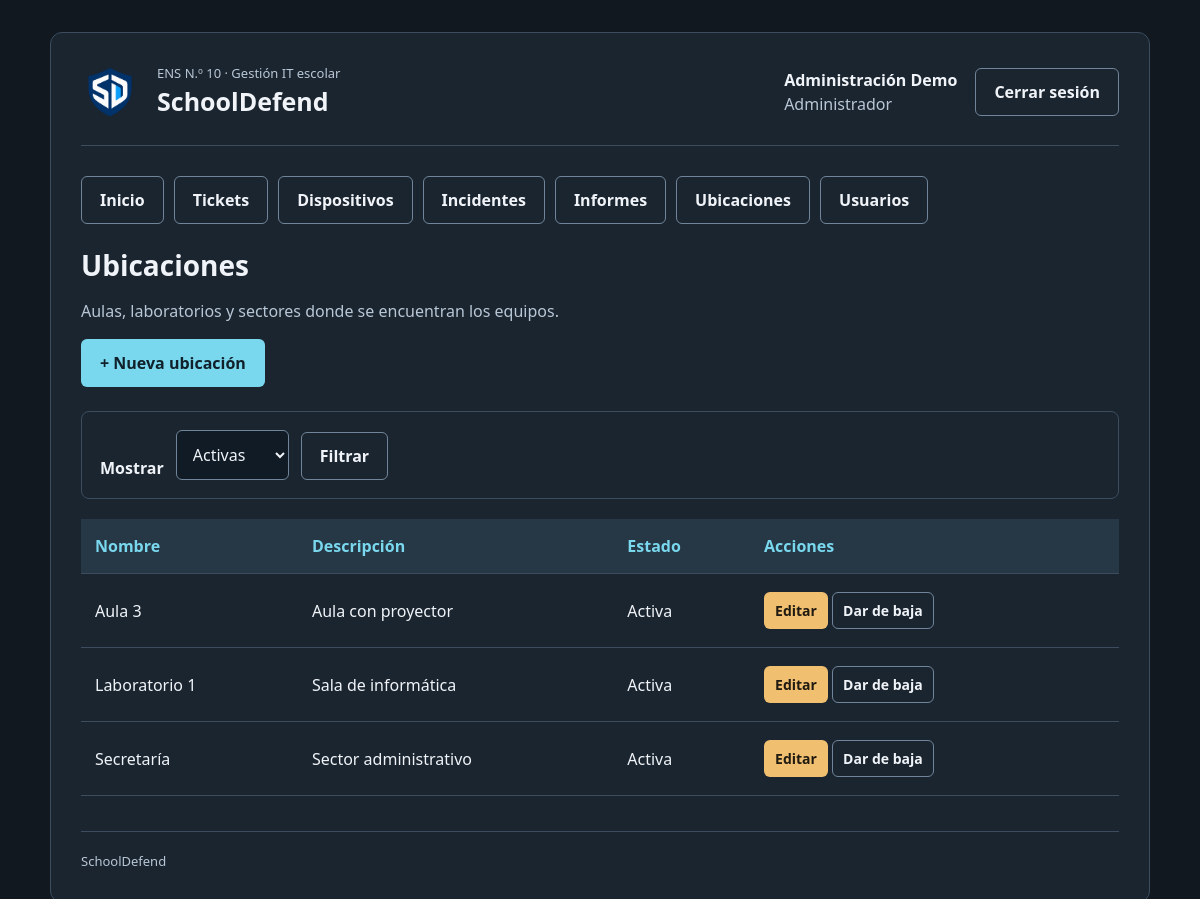
/ubicaciones/index.php (signed in), run on the app's committed database.
### tables this page shows
CREATE TABLE usuarios (
    id_usuario INT UNSIGNED AUTO_INCREMENT PRIMARY KEY,
    nombre VARCHAR(100) NOT NULL,
    nombre_usuario VARCHAR(50) NOT NULL UNIQUE,
    password_hash VARCHAR(255) NOT NULL,
    rol ENUM('administrador','tecnico','profesor') NOT NULL,
    fecha_creacion DATETIME NOT NULL DEFAULT CURRENT_TIMESTAMP,
    activo TINYINT NOT NULL DEFAULT 1,
    fecha_baja DATETIME NULL,
    id_usuario_baja INT UNSIGNED NULL,
    motivo_baja VARCHAR(255) NULL,
    FOREIGN KEY (id_usuario_baja) REFERENCES usuarios(id_usuario) ON DELETE RESTRICT
);

CREATE TABLE ubicaciones (
    id_ubicacion INT UNSIGNED AUTO_INCREMENT PRIMARY KEY,
    nombre VARCHAR(100) NOT NULL UNIQUE,
    descripcion VARCHAR(255) NULL,
    activo TINYINT NOT NULL DEFAULT 1,
    fecha_baja DATETIME NULL,
    id_usuario_baja INT UNSIGNED NULL,
    motivo_baja VARCHAR(255) NULL,
    FOREIGN KEY (id_usuario_baja) REFERENCES usuarios(id_usuario) ON DELETE RESTRICT
);

### includes/funciones.php (called while the page is built, shortened)
<?php
function escapar($texto)
{
    return htmlspecialchars((string) $texto, ENT_QUOTES, 'UTF-8');
}
function nombreRol($rol)
{
    $nombresRoles = [
        'administrador' => 'Administrador',
        'tecnico' => 'Técnico',
        'profesor' => 'Profesor'
    ];
    return $nombresRoles[$rol] ?? 'Sin rol';
}
function textoEntrada($datos, $campo, $valorInicial = '')
{
    if (!isset($datos[$campo]) || !is_string($datos[$campo])) {
        return $valorInicial;
    }
    return trim($datos[$campo]);
}

### includes/sesion.php (called while the page is built, shortened)
<?php
require_once __DIR__ . '/funciones.php';
function usuarioActual()
{
    $pdo = getConexion();
    $sqlUsuario = "
        SELECT id_usuario, nombre, nombre_usuario, rol
        FROM usuarios
        WHERE id_usuario = ?
          AND activo = 1";
    $consultaUsuario = $pdo->prepare($sqlUsuario);
    $consultaUsuario->execute([$_SESSION['id_usuario']]);
    $usuario = $consultaUsuario->fetch();
    return $usuario;
}
function exigirSesion($rutaLogin = 'login.php')
{
    $usuario = usuarioActual();
    return $usuario;
}

### ubicaciones/index.php (the view, shortened to what this page needs)
<?php
require_once __DIR__ . '/../includes/sesion.php';
$usuario = exigirSesion('../login.php');
$pdo = getConexion();
$rutaBase = '../';
$filtroActivo = textoEntrada($_GET, 'activo', '1');
$sqlUbicaciones = 'SELECT id_ubicacion, nombre, descripcion, activo FROM ubicaciones';
$parametros = [];
if ($filtroActivo !== 'todos') {
    $sqlUbicaciones .= ' WHERE activo = ?';
    $parametros[] = $filtroActivo;
}
$sqlUbicaciones .= ' ORDER BY nombre';
$consultaUbicaciones = $pdo->prepare($sqlUbicaciones);
$consultaUbicaciones->execute($parametros);
$ubicaciones = $consultaUbicaciones->fetchAll();
require_once __DIR__ . '/../includes/encabezado.php';
?>
<h1>Ubicaciones</h1>
<p class="texto-secundario">Aulas, laboratorios y sectores donde se encuentran los equipos.</p>
<div class="acciones">
    <a class="boton" href="formulario.php">+ Nueva ubicación</a>
</div>
<form method="get" class="filtros">
    <label for="activo">Mostrar</label>
    <select id="activo" name="activo">
        <option value="1" <?= $filtroActivo === '1' ? 'selected' : '' ?>>Activas</option>
    </select>
    <button class="boton boton-secundario" type="submit">Filtrar</button>
</form>
<?php if (!$ubicaciones): ?>
    <p>No hay ubicaciones para este filtro.</p>
<?php else: ?>
    <div class="tabla-contenedor">
        <table>
            <thead>
                <tr>
                    <th>Nombre</th>
                    <th>Descripción</th>
                    <th>Estado</th>
                    <th>Acciones</th>
                </tr>
            </thead>
            <tbody>
                <?php foreach ($ubicaciones as $ubicacion): ?>
                    <tr>
                        <td><?= escapar($ubicacion['nombre']) ?></td>
                        <td><?= escapar($ubicacion['descripcion']) ?></td>
                        <td><?= $ubicacion['activo'] ? 'Activa' : 'Inactiva' ?></td>
                        <td class="acciones-tabla">
                            <a class="boton boton-editar" href="formulario.php?id=<?= (int) $ubicacion['id_ubicacion'] ?>">Editar</a>
                            <a class="boton boton-secundario" href="baja.php?id=<?= (int) $ubicacion['id_ubicacion'] ?>"><?= $ubicacion['activo'] ? 'Dar de baja' : 'Reactivar' ?></a>
                        </td>
                    </tr>
                <?php endforeach; ?>
            </tbody>
        </table>
    </div>
<?php endif; ?>
<?php require_once __DIR__ . '/../includes/pie.php'; ?>

### includes/encabezado.php (shortened to what this page needs)
<?php
$rutaBase = $rutaBase ?? '';
$rutaEstilos = escapar($rutaBase . 'css/estilos.css');
$rutaLogoEncabezado = escapar($rutaBase . 'Imagenes/logo-escudo.png');
$rutaCerrarSesion = escapar($rutaBase . 'logout.php');
$mostrarCuenta = !empty($usuario);
$nombreCuenta = '';
$rolCuenta = '';
$enlacesMenu = [];
if ($mostrarCuenta) {
    $nombreCuenta = escapar($usuario['nombre']);
    $rolCuenta = escapar(nombreRol($usuario['rol']));
    $enlacesMenu['Inicio'] = $rutaBase . 'index.php';
    $enlacesMenu['Tickets'] = $rutaBase . 'tickets/index.php';
    if (in_array($usuario['rol'], ['administrador', 'tecnico'], true)) {
        $enlacesMenu['Dispositivos'] = $rutaBase . 'dispositivos/index.php';
        $enlacesMenu['Incidentes'] = $rutaBase . 'incidentes/index.php';
        $enlacesMenu['Informes'] = $rutaBase . 'informes/index.php';
    }
    if ($usuario['rol'] === 'administrador') {
        $enlacesMenu['Ubicaciones'] = $rutaBase . 'ubicaciones/index.php';
        $enlacesMenu['Usuarios'] = $rutaBase . 'usuarios/index.php';
    }
}
?>
<!DOCTYPE html>
<html lang="es">
    <head>
        <link rel="stylesheet" href="<?= $rutaEstilos ?>">
    </head>
    <body>
        <div class="contenedor">
            <header class="encabezado">
                <div class="marca">
                    <img class="logo-encabezado" src="<?= $rutaLogoEncabezado ?>" alt="">
                    <div>
                        <p class="institucion">ENS N.º 10 · Gestión IT escolar</p>
                        <p class="nombre-sistema">SchoolDefend</p>
                    </div>
                </div>
                <?php if ($mostrarCuenta): ?>
                    <div class="cuenta">
                        <div>
                            <strong><?= $nombreCuenta ?></strong>
                            <br>
                            <span class="texto-secundario"><?= $rolCuenta ?></span>
                        </div>
                        <form method="post" action="<?= $rutaCerrarSesion ?>">
                            <button class="boton boton-secundario" type="submit">Cerrar sesión</button>
                        </form>
                    </div>
                <?php endif; ?>
            </header>
            <?php if ($mostrarCuenta): ?>
                <nav class="menu" aria-label="Menú principal">
                    <?php foreach ($enlacesMenu as $nombreEnlace => $rutaEnlace): ?>
                        <a class="boton boton-secundario" href="<?= escapar($rutaEnlace) ?>"><?= escapar($nombreEnlace) ?></a>
                    <?php endforeach; ?>
                </nav>
            <?php endif; ?>
            <main id="contenido">

### css/estilos.css (style rules this page uses)
:root { color-scheme: dark; --fondo: #111820; --panel: #1b2530; --borde: #3b4d5f; --texto: #f0f4f8; --secundario: #b8c7d6; --acento: #79d8ed; --decoracion-link: none; }
* { box-sizing: border-box; }
body { margin: 0; padding: 32px 20px; background: var(--fondo); color: var(--texto); font-family: 'Segoe UI', Arial, sans-serif; font-size: 16px; line-height: 1.5; }
.contenedor { max-width: 1100px; margin: auto; padding: 30px; background: var(--panel); border: 1px solid var(--borde); border-radius: 12px; }
.encabezado, .marca, .cuenta { display: flex; align-items: center; gap: 18px; }
.encabezado { justify-content: space-between; flex-wrap: wrap; padding-bottom: 24px; margin-bottom: 30px; border-bottom: 1px solid var(--borde); }
.logo-encabezado { width: 58px; height: 58px; object-fit: contain; flex-shrink: 0; }
.institucion, .nombre-sistema { margin: 0; }
.institucion { font-size: 13px; color: var(--secundario); }
.nombre-sistema { font-size: 25px; font-weight: 700; }
h1 { font-size: 28px; line-height: 1.25; margin: 0 0 12px; }
.texto-secundario, .ayuda { color: var(--secundario); }
label { font-weight: 600; }
input, select, textarea { width: 100%; padding: 12px; margin-bottom: 10px; border: 1px solid #70859a; border-radius: 6px; background: #111b25; color: var(--texto); font: inherit; }
.boton { display: inline-block; padding: 11px 18px; border: 1px solid transparent; border-radius: 6px; background: var(--acento); color: #10212b; font: inherit; font-weight: 700; cursor: pointer; text-decoration: none; transition: all 0.2s ease; }
.boton-secundario { background: transparent; color: var(--texto); border-color: #70859a; }
.tabla-contenedor { overflow-x: auto; }
table { width: 100%; border-collapse: collapse; text-align: left; }
th { background: #263746; color: var(--acento); }
th, td { padding: 15px 14px; border-bottom: 1px solid var(--borde); }
a { text-decoration: none; transition: all 0.2s ease; color: var(--acento); }
.menu, .acciones { display: flex; flex-wrap: wrap; gap: 10px; margin-bottom: 24px; }
.filtros { display: flex; flex-wrap: wrap; align-items: end; gap: 12px; padding: 18px; margin: 20px 0; border: 1px solid var(--borde); border-radius: 8px; }
.filtros label { display: block; }
.filtros input, .filtros select { width: auto; max-width: 100%; margin: 0; }
.acciones-tabla { min-width: 220px; }
.acciones-tabla .boton { padding: 7px 10px; margin: 3px 0; font-size: 14px; }
.boton-editar { background: #f1bf70; color: #201b11; }

### data on the page
usuarios: nombre "Administración Demo", rol "Administrador"
ubicaciones: nombre "Aula 3", descripcion "Aula con proyector", activo "Activa"
ubicaciones: nombre "Laboratorio 1", descripcion "Sala de informática", activo "Activa"
ubicaciones: nombre "Secretaría", descripcion "Sector administrativo", activo "Activa"

### other printed values
escapar($nombreEnlace) "Inicio"
escapar($nombreEnlace) "Tickets"
escapar($nombreEnlace) "Dispositivos"
escapar($nombreEnlace) "Incidentes"
escapar($nombreEnlace) "Informes"
escapar($nombreEnlace) "Ubicaciones"
escapar($nombreEnlace) "Usuarios"
